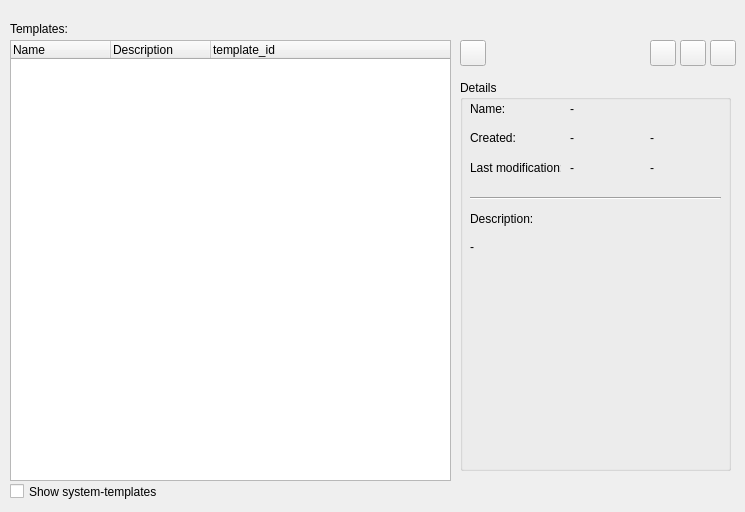
     <widget class="QWidget" name="templates" >
      <attribute name="title" >
       <string>&amp;Templates</string>
      </attribute>
      <widget class="QTreeWidget" name="tem_tree" >
       <property name="geometry" >
        <rect>
         <x>10</x>
         <y>40</y>
         <width>441</width>
         <height>441</height>
        </rect>
       </property>
       <column>
        <property name="text" >
         <string>Name</string>
        </property>
       </column>
       <column>
        <property name="text" >
         <string>Description</string>
        </property>
       </column>
       <column>
        <property name="text" >
         <string>template_id</string>
        </property>
       </column>
      </widget>
      <widget class="QPushButton" name="btnnewtemplate" >
       <property name="geometry" >
        <rect>
         <x>650</x>
         <y>40</y>
         <width>26</width>
         <height>26</height>
        </rect>
       </property>
       <property name="minimumSize" >
        <size>
         <width>26</width>
         <height>26</height>
        </size>
       </property>
       <property name="maximumSize" >
        <size>
         <width>26</width>
         <height>26</height>
        </size>
       </property>
       <property name="text" >
        <string/>
       </property>
       <property name="icon" >
        <iconset resource="../resources/images/first4.qrc" >:/hotlistadd.png</iconset>
       </property>
      </widget>
      <widget class="QPushButton" name="btndeletetemplate" >
       <property name="geometry" >
        <rect>
         <x>710</x>
         <y>40</y>
         <width>26</width>
         <height>26</height>
        </rect>
       </property>
       <property name="minimumSize" >
        <size>
         <width>26</width>
         <height>26</height>
        </size>
       </property>
       <property name="maximumSize" >
        <size>
         <width>26</width>
         <height>26</height>
        </size>
       </property>
       <property name="text" >
        <string/>
       </property>
       <property name="icon" >
        <iconset resource="../resources/images/first4.qrc" >:/trashcan_empty.png</iconset>
       </property>
      </widget>
      <widget class="QPushButton" name="btnedittemplate" >
       <property name="geometry" >
        <rect>
         <x>680</x>
         <y>40</y>
         <width>26</width>
         <height>26</height>
        </rect>
       </property>
       <property name="minimumSize" >
        <size>
         <width>26</width>
         <height>26</height>
        </size>
       </property>
       <property name="maximumSize" >
        <size>
         <width>26</width>
         <height>26</height>
        </size>
       </property>
       <property name="text" >
        <string/>
       </property>
       <property name="icon" >
        <iconset resource="../resources/images/first4.qrc" >:/fileopen.png</iconset>
       </property>
      </widget>
      <widget class="QLabel" name="label_88" >
       <property name="geometry" >
        <rect>
         <x>10</x>
         <y>20</y>
         <width>151</width>
         <height>18</height>
        </rect>
       </property>
       <property name="text" >
        <string>Templates:</string>
       </property>
      </widget>
      <widget class="QGroupBox" name="groupBox_17" >
       <property name="geometry" >
        <rect>
         <x>460</x>
         <y>80</y>
         <width>271</width>
         <height>391</height>
        </rect>
       </property>
       <property name="title" >
        <string>Details</string>
       </property>
       <widget class="QLabel" name="label_89" >
        <property name="geometry" >
         <rect>
          <x>10</x>
          <y>20</y>
          <width>91</width>
          <height>18</height>
         </rect>
        </property>
        <property name="text" >
         <string>Name:</string>
        </property>
       </widget>
       <widget class="QLabel" name="label_90" >
        <property name="geometry" >
         <rect>
          <x>10</x>
          <y>130</y>
          <width>71</width>
          <height>18</height>
         </rect>
        </property>
        <property name="text" >
         <string>Description:</string>
        </property>
       </widget>
       <widget class="Line" name="line" >
        <property name="geometry" >
         <rect>
          <x>10</x>
          <y>110</y>
          <width>251</width>
          <height>16</height>
         </rect>
        </property>
        <property name="orientation" >
         <enum>Qt::Horizontal</enum>
        </property>
       </widget>
       <widget class="QLabel" name="label_91" >
        <property name="geometry" >
         <rect>
          <x>10</x>
          <y>50</y>
          <width>91</width>
          <height>16</height>
         </rect>
        </property>
        <property name="text" >
         <string>Created:</string>
        </property>
       </widget>
       <widget class="QLabel" name="label_93" >
        <property name="geometry" >
         <rect>
          <x>10</x>
          <y>80</y>
          <width>91</width>
          <height>16</height>
         </rect>
        </property>
        <property name="text" >
         <string>Last modification:</string>
        </property>
       </widget>
       <widget class="QLabel" name="tem_description" >
        <property name="geometry" >
         <rect>
          <x>10</x>
          <y>160</y>
          <width>251</width>
          <height>221</height>
         </rect>
        </property>
        <property name="text" >
         <string>-</string>
        </property>
        <property name="alignment" >
         <set>Qt::AlignLeading|Qt::AlignLeft|Qt::AlignTop</set>
        </property>
       </widget>
       <widget class="QLabel" name="tem_name" >
        <property name="geometry" >
         <rect>
          <x>110</x>
          <y>20</y>
          <width>91</width>
          <height>18</height>
         </rect>
        </property>
        <property name="text" >
         <string>-</string>
        </property>
       </widget>
       <widget class="QLabel" name="tem_created" >
        <property name="geometry" >
         <rect>
          <x>110</x>
          <y>50</y>
          <width>71</width>
          <height>16</height>
         </rect>
        </property>
        <property name="text" >
         <string>-</string>
        </property>
       </widget>
       <widget class="QLabel" name="tem_modification" >
        <property name="geometry" >
         <rect>
          <x>110</x>
          <y>80</y>
          <width>71</width>
          <height>16</height>
         </rect>
        </property>
        <property name="text" >
         <string>-</string>
        </property>
       </widget>
       <widget class="QLabel" name="tem_createdby" >
        <property name="geometry" >
         <rect>
          <x>190</x>
          <y>50</y>
          <width>71</width>
          <height>16</height>
         </rect>
        </property>
        <property name="text" >
         <string>-</string>
        </property>
       </widget>
       <widget class="QLabel" name="tem_modificatedby" >
        <property name="geometry" >
         <rect>
          <x>190</x>
          <y>80</y>
          <width>71</width>
          <height>16</height>
         </rect>
        </property>
        <property name="text" >
         <string>-</string>
        </property>
       </widget>
      </widget>
      <widget class="QPushButton" name="btnrefreshtempaltes" >
       <property name="geometry" >
        <rect>
         <x>460</x>
         <y>40</y>
         <width>26</width>
         <height>26</height>
        </rect>
       </property>
       <property name="minimumSize" >
        <size>
         <width>26</width>
         <height>26</height>
        </size>
       </property>
       <property name="maximumSize" >
        <size>
         <width>26</width>
         <height>26</height>
        </size>
       </property>
       <property name="text" >
        <string/>
       </property>
       <property name="icon" >
        <iconset resource="../resources/images/first4.qrc" >:/impexp.png</iconset>
       </property>
      </widget>
      <widget class="QCheckBox" name="chksystemplates" >
       <property name="geometry" >
        <rect>
         <x>10</x>
         <y>480</y>
         <width>221</width>
         <height>23</height>
        </rect>
       </property>
       <property name="text" >
        <string>Show system-templates</string>
       </property>
      </widget>
     </widget>
